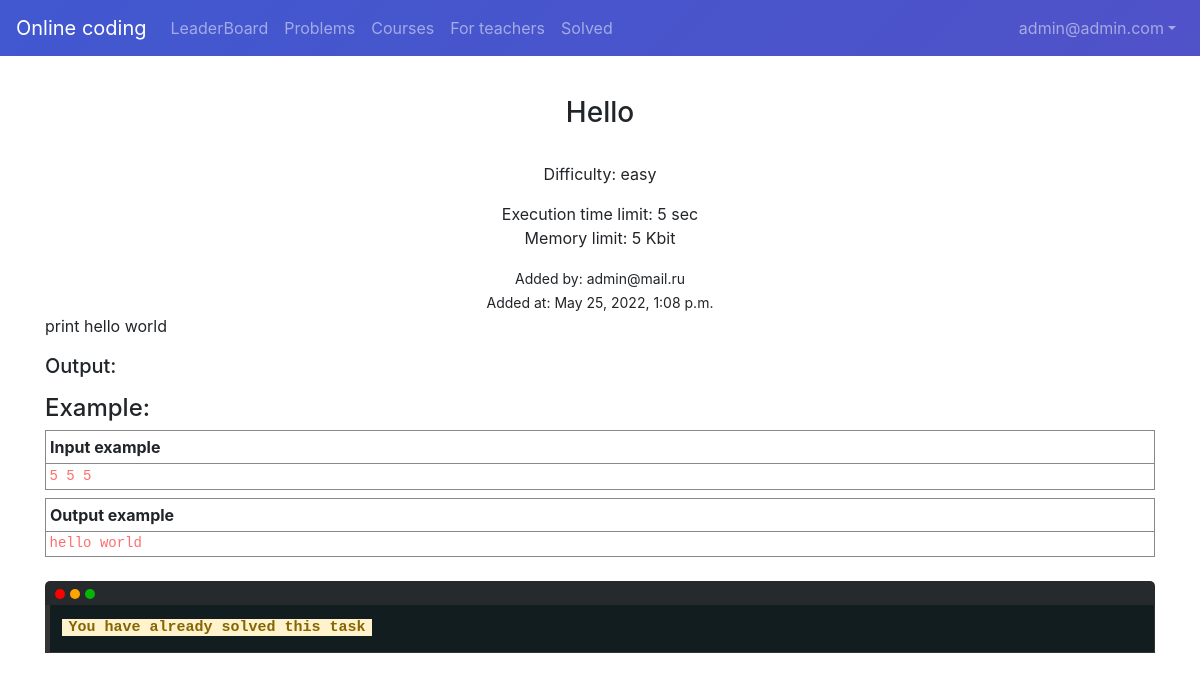
/textEditor/helloworld (signed in), run on the app's committed database.
### user/models.py (models this page shows)
class User(AbstractBaseUser, PermissionsMixin):
    id = models.UUIDField(primary_key=True, default=uuid.uuid4, editable=False)
    first_name = models.CharField(max_length=32)
    surname = models.CharField(max_length=32)
    group = models.CharField(max_length=32)
    role = models.IntegerField(choices=ROLE_CHOICES, default=0)
    is_active = models.BooleanField(default=True)
    is_staff = models.BooleanField(default=False)
    email = models.EmailField(max_length=255, unique=True)
    rating = models.IntegerField(default=0)
    objects = UserManager()
    USERNAME_FIELD = 'email'

### main/models.py (models this page shows, shortened)
class ProgrammingTask(models.Model):
    title = models.CharField(max_length=100)
    description = models.TextField()
    slug = models.SlugField(max_length=100, unique=True, null=True)
    time_limit = models.IntegerField()
    memory_limit = models.IntegerField()
    created_at = models.DateTimeField(auto_now_add=True)
    updated_at = models.DateTimeField(auto_now=True)
    is_public = models.BooleanField(default=False)
    is_deleted = models.BooleanField(default=False)
    author = models.ForeignKey(User, on_delete=models.CASCADE)
    language = models.CharField(choices=LANGUAGE_CHOICES, default='python', max_length=10)
    difficulty = models.CharField(choices=DIFFICULTY_CHOICES, default='easy', max_length=10)
    max_plagiarism = models.FloatField(default=0)
    solved_count = models.IntegerField(default=0)
    teacher = models.ForeignKey(Teacher, on_delete=models.CASCADE, null=True)
    course = models.ForeignKey('Course', on_delete=models.CASCADE, null=True)
    rating = models.IntegerField(default=0)
    class Meta:
        ordering = ['-created_at']
        verbose_name = 'Programming Task'
        verbose_name_plural = 'Programming Tasks'

class Tests(models.Model):
    task = models.ForeignKey(ProgrammingTask, on_delete=models.CASCADE)
    input_data = models.TextField()
    output_data = models.TextField()
    created_at = models.DateTimeField(auto_now_add=True)
    updated_at = models.DateTimeField(auto_now=True)
    is_deleted = models.BooleanField(default=False)
    class Meta:
        verbose_name = 'Test'
        verbose_name_plural = 'Tests'

### api/views.py (the view, shortened to what this page needs)
# urls.py: path('textEditor/<slug:slug>', textEditor, name='textEditor'),
def textEditor(request, slug):
    if request.method == 'GET':
        task = get_object_or_404(ProgrammingTask, slug=slug)
        form = ProgrammingTaskSolutionForm()
        first_test = Tests.objects.all().filter(task=task).first()
        tasksolution = ProgrammingTaskSolution.objects.filter(task=task, author=request.user).first()
        if tasksolution:
            return render(request, 'onlineCoding/textEditor.html',
                {
                    'first_test': first_test,
                    'task': task,
                    'form': form,
                    'type': 'warning',
                    'error': "You have already solved this task"
                }
            )
        return render(request, 'onlineCoding/textEditor.html', {'task': task, 'form': form, 'first_test': first_test})

### templates/onlineCoding/textEditor.html (shortened to what this page needs)
{% extends 'onlineCoding/base.html' %}
{% block content %}
    {% load static %}
    <link rel=stylesheet href="{% static 'codemirror/main/codemirror.css' %}">
    <link rel=stylesheet href="{% static 'codemirror/addon/hint/show-hint.css' %}"/>
    <link rel=stylesheet href="{% static 'onlineCoding/css/style.css' %}"/>
    <div class="text-center">
        <h3>{{ task.title }}</h3>
        <br>
        <p>Difficulty: {{ task.difficulty }}</p>
        <p>
            Execution time limit: {{ task.time_limit }} sec<br>
            Memory limit: {{ task.memory_limit }} Kbit
        </p>
        <small>Added by: {{ task.author }}</small><br>
        <small>Added at: {{ task.created_at }}</small>
    </div>
    <p>{{ task.description }}</p>
    <h5>Output:</h5>
    <h4>Example:</h4>
    {% if first_test.input_data %}
        <div class="input mb-2">
            <div class="title">Input example</div>
            <pre>{{ first_test.input_data }}</pre>
        </div>
    {% endif %}
    <div class="output">
        <div class="title">Output example</div>
        <pre>{{ first_test.output_data }}</pre>
    </div>
    <br>
    {% if request.user.is_authenticated %}
        {% if answer or error %}
            <div class="console">
                <div class="console-top">
                    <span class="red"></span><span class="orange"></span><span class="green"></span>
                </div>
                <pre class="console-bg"><strong class="alert-{{ type }}"><code
                        class="b7126e7">{{ answer }}{{ error }}</code></strong></pre>
            </div>
        {% endif %}
    {% else %}
        <i class="text-info"><b>Note:</b> Only authorized users can send solutions</i>
    {% endif %}
{% endblock %}

### templates/onlineCoding/base.html (shortened to what this page needs)
<!DOCTYPE html>
<html lang="en">
<head>
    {% load static %}
    <link rel="stylesheet" href="https://cdn.jsdelivr.net/npm/bootstrap@4.6.1/dist/css/bootstrap.min.css"
>
    <link rel="stylesheet" href="{% static 'onlineCoding/css/style.css' %}">
</head>
<body>
<nav class="navbar navbar-expand-md fixed-top navbar-dark bg-purple-gradient">
    <a class="navbar-brand" href="#">Online coding</a>
    {% with request.resolver_match.url_name as url_name %}
        <div class="navbar-collapse offcanvas-collapse" id="navbarsExampleDefault">
            <ul class="navbar-nav mr-auto">
                <li class="nav-item {% if url_name == 'leaderboard' %} active {% endif %}">
                    <a class="nav-link" href="/leaderboard">LeaderBoard <span class="sr-only">(current)</span></a>
                </li>
                <li class="nav-item {% if url_name == 'problems' %} active {% endif %}">
                    <a class="nav-link" href="/problems">Problems</a>
                </li>
                <li class="nav-item {% if url_name == 'courses' %} active {% endif %}">
                    <a class="nav-link" href="/courses">Courses</a>
                </li>
                <li class="nav-item {% if url_name == 'teacher' %} active {% endif %}">
                    <a class="nav-link" href="/teacher">For teachers</a>
                </li>
                <li class="nav-item {% if url_name == 'solved' %} active {% endif %}">
                    <a class="nav-link" href="/solved">Solved</a>
                </li>
            </ul>
            <ul class="navbar-nav">
                {% if request.user.is_authenticated %}
                    <li class="nav-item dropdown {% if url_name == 'profile' %} active {% endif %}">
                        <a class="nav-link dropdown-toggle" href="#" id="dropdown01" data-toggle="dropdown"
                           aria-haspopup="true" aria-expanded="false">{{ request.user }}</a>
                    </li>
                {% else %}
                    <li class="nav-item">
                        <a class="nav-link" href="/auth">Login/Register</a>
                    </li>
                {% endif %}
            </ul>
        </div>
    {% endwith %}
</nav>
<br>
<br>
<br>
<br>
<main role="main" class="container">
    {% block content %}
    {% endblock %}
</main>
</body>
</html>

### static/onlineCoding/css/style.css (style rules this page uses)
code, .console-bg { font-family: monospace, monospace; font-size: 1em; white-space: pre-wrap; margin-bottom: 1rem; }
code { padding: 0.2rem 0.4rem; font-size: 90%; border-radius: 0.25rem; background: transparent; color: #06b506; }
.console-bg { margin: 0; background: #121d20; font-size: 15px; padding: 0.75rem; max-width: 100%; overflow: auto; white-space: pre; word-wrap: break-word; border: #343434 1px solid; border-left: #343434 5px solid; border-top:0; }
.console-top { background-image: initial; background-color: rgb(39, 42, 44); margin-top: 0; margin-bottom: 0; max-width: 100%; padding: 0 5px; height: 100%; border-top-left-radius: 5px; border-top-right-radius: 5px; }
.green { display: inline-block; width: 10px; height: 10px; border-radius: 50%; background: #06b506; margin-left: 5px; margin-top: 5px; }
.orange { display: inline-block; width: 10px; height: 10px; border-radius: 50%; background: orange; margin-left: 5px; margin-top: 5px; }
.red { display: inline-block; width: 10px; height: 10px; border-radius: 50%; background: red; margin-left: 5px; margin-top: 5px; }
.input, .output { line-height: 1.5em; border: 1px solid #888; }
.title { font-size: 1em; padding: .25em; border-bottom: 1px solid #888; font-weight: 700; }
.input pre, .output pre { line-height: 1.25em; padding: .25em; margin: 0; color: rgb(255, 109, 109);; }
.bg-purple-gradient { background-color: #4158D0; background-image: linear-gradient(135deg, #4158D0 0%, #5052c8 100%); }

### data on the page
User: user "admin@admin.com"
ProgrammingTask: title "Hello", difficulty "easy", time_limit "5", memory_limit "5", author "admin@mail.ru", created_at "May 25, 2022, 1:08 p.m.", description "print hello world"
Tests: input_data "5 5 5", output_data "hello world"

### other printed values
{{ error }} "You have already solved this task"
